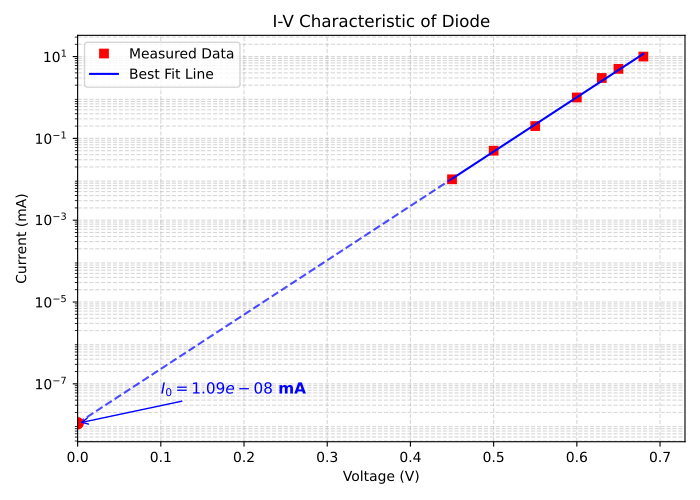

Python code for this plot:
import matplotlib.pyplot as plt 
import matplotlib.ticker as ticker
import numpy as np

voltage_log = np.array([0.45, 0.50, 0.55, 0.60, 0.63, 0.65, 0.68])
current_log = np.array([0.01, 0.05, 0.2, 1.0, 3.0, 5.0, 10.0])

# Perform linear regression: ln(I) = slope * V + intercept
slope, intercept = np.polyfit(voltage_log, np.log(current_log), 1)
print(slope, intercept)
I_0 = np.exp(intercept)

# Define ranges for the lines
v_fit_range = np.linspace(min(voltage_log), max(voltage_log), 100)
i_fit_range = np.exp(slope * v_fit_range + intercept)

v_extrapolate = np.linspace(0, min(voltage_log), 100)
i_extrapolate = np.exp(slope * v_extrapolate + intercept)

plt.figure(figsize=(7, 5))
plt.semilogy(voltage_log, current_log, 'rs', label='Measured Data', markersize=6)
plt.semilogy(v_fit_range, i_fit_range, 'b-', label='Best Fit Line')
plt.semilogy(v_extrapolate, i_extrapolate, 'b--', alpha=0.7)

plt.plot(0, I_0, 'ro', markersize=8) # Blue dot at the intercept
plt.annotate(f'$I_0 = {I_0:.2e}$ mA', 
             xy=(0, I_0), 
             xytext=(0.1, I_0 * 5),
             arrowprops=dict(arrowstyle='->', color='blue'),
             fontsize=11, color='blue', fontweight='bold')

plt.title('I-V Characteristic of Diode')
plt.xlabel('Voltage (V)')
plt.ylabel('Current (mA)')
plt.xlim(0, max(voltage_log) + 0.05) # Ensure x-axis starts at 0

ax = plt.gca() # Get current axis
# Set the locator for the minor ticks on the y-axis
ax.yaxis.set_minor_locator(ticker.LogLocator(base=10.0, subs='auto', numticks=12))

plt.grid(True, which="both", ls="--", alpha=0.5)
plt.legend()
plt.tight_layout()

plt.savefig('iv-curve-semilog.pdf', dpi=300)
plt.show()

print(f"Calculated y-intercept (I_0): {I_0:.4e} mA")
